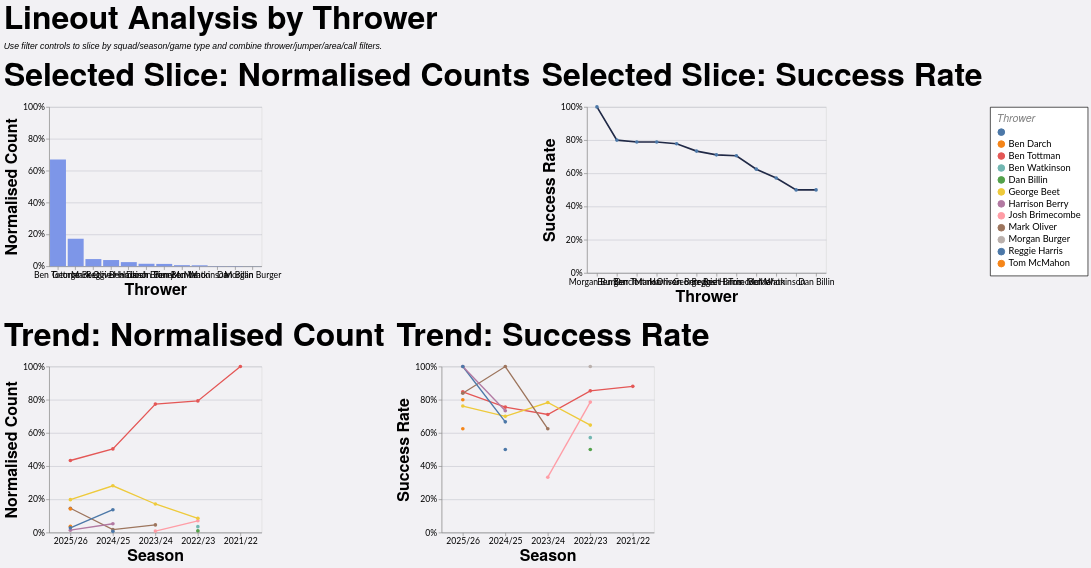

Vega-Lite specification for this chart:
### Vega-Lite specification from a JSON file in a GitHub repository (floating-point values rounded to 4 significant figures; data arrays with more than 128 entries replaced by an {"elided": "..."} marker saying what was removed)
{"config": {"axis": {"labelFont": "Lato, sans-serif", "titleFont": "PT Sans Narrow, Helvetica Neue, Helvetica, Arial, sans-serif", "labelFontSize": 13, "titleFontSize": 24, "gridColor": "#202947", "gridOpacity": 0.2}, "header": {"labelFont": "PT Sans Narrow, Helvetica Neue, Helvetica, Arial, sans-serif", "titleFont": "PT Sans Narrow, Helvetica Neue, Helvetica, Arial, sans-serif", "labelFontSize": 24, "titleFontSize": 28, "labelFontWeight": "bold", "orient": "left"}, "legend": {"labelFont": "Lato, sans-serif", "titleFont": "PT Sans Narrow, Helvetica Neue, Helvetica, Arial, sans-serif", "labelFontSize": 14, "titleFontSize": 16, "titlePadding": 5, "fillColor": "white", "strokeColor": "black", "padding": 10, "titleFontWeight": "lighter", "titleFontStyle": "italic", "titleColor": "gray", "offset": 10}, "title": {"font": "PT Sans Narrow, Helvetica Neue, Helvetica, Arial, sans-serif", "fontSize": 48, "fontWeight": "bold", "anchor": "start", "align": "center", "titlePadding": 20, "subtitlePadding": 10, "subtitleFontSize": 13, "subtitleColor": "", "subtitleFontStyle": "italic", "offset": 15, "color": "black"}, "axisX": {"labelAngle": 0}, "facet": {"title": null, "header": null, "align": {"row": "each", "column": "each"}}, "resolve": {"scale": {"y": "independent", "facet": "independent"}}, "background": "#f2f1f4"}, "vconcat": [{"hconcat": [{"mark": {"type": "bar", "color": "#7d96e8"}, "encoding": {"tooltip": [{"field": "thrower", "title": "Thrower", "type": "nominal"}, {"field": "attempts", "format": ",.0f", "title": "Lineouts", "type": "quantitative"}, {"field": "share", "format": ".1%", "title": "Normalised Count", "type": "quantitative"}], "x": {"field": "thrower", "sort": "-y", "title": "Thrower", "type": "nominal"}, "y": {"axis": {"format": "%"}, "field": "share", "scale": {"domain": [0, 1]}, "title": "Normalised Count", "type": "quantitative"}}, "height": 240, "title": "Selected Slice: Normalised Counts", "transform": [{"filter": "(loSquad == 'All' || datum.squad == loSquad) && (loGameType == 'All' || (loGameType == 'League + Cup' && (datum.game_type == 'League' || datum.game_type == 'Cup')) || (loGameType == 'League only' && datum.game_type == 'League') || datum.game_type == loGameType) && (loOpposition == 'All' || datum.opposition == loOpposition) && (loThrower == 'All' || datum.thrower == loThrower) && (loJumper == 'All' || datum.jumper == loJumper) && (loArea == 'All' || datum.area == loArea) && (loNumbers == 'All' || datum.numbers == loNumbers) && (loCall == 'All' || datum.call == loCall) && (loCallType == 'All' || datum.call_type == loCallType)"}, {"filter": "(loSeason == 'All' || datum.season == loSeason)"}, {"aggregate": [{"op": "count", "as": "attempts"}, {"op": "sum", "field": "won", "as": "won"}], "groupby": ["thrower"]}, {"joinaggregate": [{"op": "sum", "field": "attempts", "as": "total_attempts"}]}, {"calculate": "datum.attempts / datum.total_attempts", "as": "share"}, {"calculate": "datum.won / datum.attempts", "as": "success_rate"}], "width": 320}, {"mark": {"type": "line", "color": "#202946", "point": true, "strokeWidth": 2.5}, "encoding": {"tooltip": [{"field": "thrower", "title": "Thrower", "type": "nominal"}, {"field": "won", "format": ",.0f", "title": "Won", "type": "quantitative"}, {"field": "attempts", "format": ",.0f", "title": "Lineouts", "type": "quantitative"}, {"field": "success_rate", "format": ".1%", "title": "Success Rate", "type": "quantitative"}], "x": {"field": "thrower", "sort": "-y", "title": "Thrower", "type": "nominal"}, "y": {"axis": {"format": "%"}, "field": "success_rate", "scale": {"domain": [0, 1]}, "title": "Success Rate", "type": "quantitative"}}, "height": 250, "title": "Selected Slice: Success Rate", "transform": [{"filter": "(loSquad == 'All' || datum.squad == loSquad) && (loGameType == 'All' || (loGameType == 'League + Cup' && (datum.game_type == 'League' || datum.game_type == 'Cup')) || (loGameType == 'League only' && datum.game_type == 'League') || datum.game_type == loGameType) && (loOpposition == 'All' || datum.opposition == loOpposition) && (loThrower == 'All' || datum.thrower == loThrower) && (loJumper == 'All' || datum.jumper == loJumper) && (loArea == 'All' || datum.area == loArea) && (loNumbers == 'All' || datum.numbers == loNumbers) && (loCall == 'All' || datum.call == loCall) && (loCallType == 'All' || datum.call_type == loCallType)"}, {"filter": "(loSeason == 'All' || datum.season == loSeason)"}, {"aggregate": [{"op": "count", "as": "attempts"}, {"op": "sum", "field": "won", "as": "won"}], "groupby": ["thrower"]}, {"joinaggregate": [{"op": "sum", "field": "attempts", "as": "total_attempts"}]}, {"calculate": "datum.attempts / datum.total_attempts", "as": "share"}, {"calculate": "datum.won / datum.attempts", "as": "success_rate"}], "width": {"step": 30}}], "spacing": 16}, {"hconcat": [{"mark": {"type": "line", "point": true, "strokeWidth": 2}, "encoding": {"color": {"field": "thrower", "title": "Thrower", "type": "nominal"}, "tooltip": [{"field": "season", "title": "Season", "type": "nominal"}, {"field": "thrower", "title": "Thrower", "type": "nominal"}, {"field": "attempts", "format": ",.0f", "title": "Lineouts", "type": "quantitative"}, {"field": "norm_count", "format": ".1%", "title": "Normalised Count", "type": "quantitative"}], "x": {"field": "season", "sort": "-x", "title": "Season", "type": "nominal"}, "y": {"axis": {"format": "%"}, "field": "norm_count", "scale": {"domain": [0, 1]}, "title": "Normalised Count", "type": "quantitative"}}, "height": 250, "title": "Trend: Normalised Count", "transform": [{"filter": "(loSquad == 'All' || datum.squad == loSquad) && (loGameType == 'All' || (loGameType == 'League + Cup' && (datum.game_type == 'League' || datum.game_type == 'Cup')) || (loGameType == 'League only' && datum.game_type == 'League') || datum.game_type == loGameType) && (loOpposition == 'All' || datum.opposition == loOpposition) && (loThrower == 'All' || datum.thrower == loThrower) && (loJumper == 'All' || datum.jumper == loJumper) && (loArea == 'All' || datum.area == loArea) && (loNumbers == 'All' || datum.numbers == loNumbers) && (loCall == 'All' || datum.call == loCall) && (loCallType == 'All' || datum.call_type == loCallType)"}, {"aggregate": [{"op": "count", "as": "attempts"}, {"op": "sum", "field": "won", "as": "won"}], "groupby": ["season", "thrower"]}, {"joinaggregate": [{"op": "sum", "field": "attempts", "as": "season_attempts"}], "groupby": ["season"]}, {"calculate": "datum.attempts / datum.season_attempts", "as": "norm_count"}, {"calculate": "datum.won / datum.attempts", "as": "success_rate"}], "width": 320}, {"mark": {"type": "line", "point": true, "strokeWidth": 2}, "encoding": {"color": {"field": "thrower", "title": "Thrower", "type": "nominal"}, "tooltip": [{"field": "season", "title": "Season", "type": "nominal"}, {"field": "thrower", "title": "Thrower", "type": "nominal"}, {"field": "won", "format": ",.0f", "title": "Won", "type": "quantitative"}, {"field": "attempts", "format": ",.0f", "title": "Lineouts", "type": "quantitative"}, {"field": "success_rate", "format": ".1%", "title": "Success Rate", "type": "quantitative"}], "x": {"field": "season", "sort": "-x", "title": "Season", "type": "nominal"}, "y": {"axis": {"format": "%"}, "field": "success_rate", "scale": {"domain": [0, 1]}, "title": "Success Rate", "type": "quantitative"}}, "height": 250, "title": "Trend: Success Rate", "transform": [{"filter": "(loSquad == 'All' || datum.squad == loSquad) && (loGameType == 'All' || (loGameType == 'League + Cup' && (datum.game_type == 'League' || datum.game_type == 'Cup')) || (loGameType == 'League only' && datum.game_type == 'League') || datum.game_type == loGameType) && (loOpposition == 'All' || datum.opposition == loOpposition) && (loThrower == 'All' || datum.thrower == loThrower) && (loJumper == 'All' || datum.jumper == loJumper) && (loArea == 'All' || datum.area == loArea) && (loNumbers == 'All' || datum.numbers == loNumbers) && (loCall == 'All' || datum.call == loCall) && (loCallType == 'All' || datum.call_type == loCallType)"}, {"aggregate": [{"op": "count", "as": "attempts"}, {"op": "sum", "field": "won", "as": "won"}], "groupby": ["season", "thrower"]}, {"joinaggregate": [{"op": "sum", "field": "attempts", "as": "season_attempts"}], "groupby": ["season"]}, {"calculate": "datum.attempts / datum.season_attempts", "as": "norm_count"}, {"calculate": "datum.won / datum.attempts", "as": "success_rate"}], "width": 320}], "spacing": 16}], "data": {"name": "data-cca1f4d99557158afd582ea153358762"}, "params": [{"name": "loSquad", "value": "All"}, {"name": "loSeason", "value": "All"}, {"name": "loGameType", "value": "All"}, {"name": "loOpposition", "value": "All"}, {"name": "loThrower", "value": "All"}, {"name": "loJumper", "value": "All"}, {"name": "loArea", "value": "All"}, {"name": "loNumbers", "value": "All"}, {"name": "loCall", "value": "All"}, {"name": "loCallType", "value": "All"}], "spacing": 22, "title": {"text": "Lineout Analysis by Thrower", "subtitle": "Use filter controls to slice by squad/season/game type and combine thrower/jumper/area/call filters."}, "$schema": "https://vega.github.io/schema/vega-lite/v5.20.1.json", "datasets": {"data-cca1f4d99557158afd582ea153358762": {"elided": "1152 records"}}}
